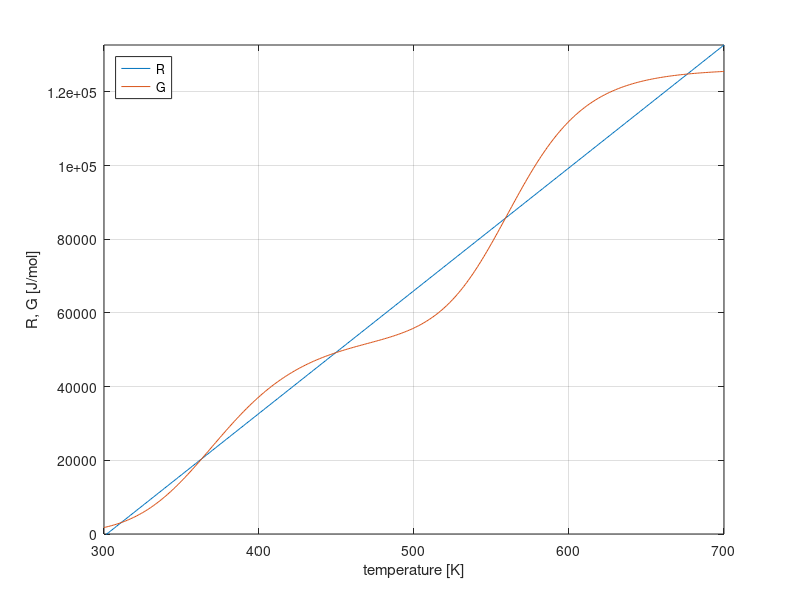
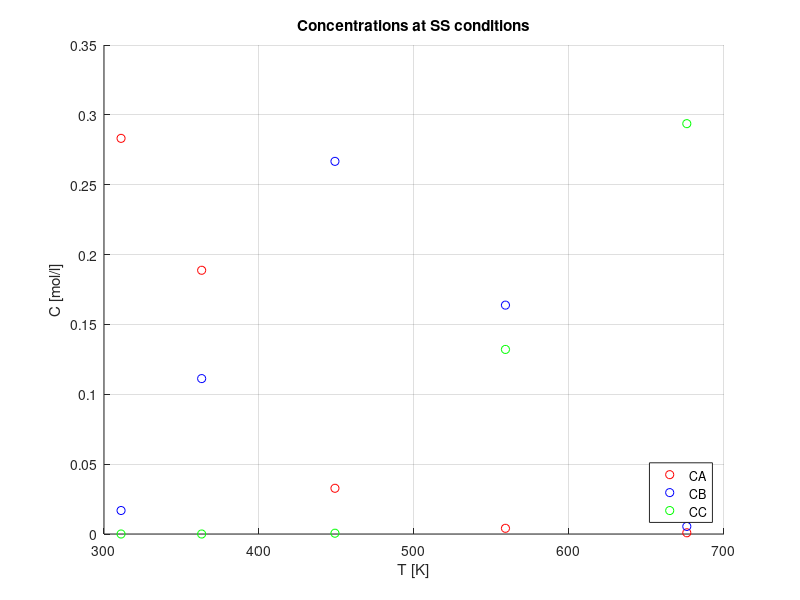

The MATLAB script that drew these images, in order: (Note: this script raises an error after producing the figures.)
clear variables; close all;

global A1 A2;
global E1 E2;
global DH1 DH2;
global tau Cp;
global V0 Q0 CA0 T0; 
global U A Text;

%% Input data

Cp = 200;       % specific heat [J/mol/K]
CA0 = 0.3;      % inlet concentration [mol/l]
T0 = 283;       % inlet temperature [K]
V0 = 10;        % volume [l]
Q0 = 1000;      % volumetric flow rate [l/min]

k1T1 = 3.30;    % kinetic constant k1@T1 [1/min]
k2T2 = 4.58;    % kinetic constant k2@T2 [1/min]
T1 = 300;       % temperature for k1T1 [K]
T2 = 500;       % temperature for k2T2 [K]
E1 = 9900;      % activation energy [cal/mol]
E2 = 27000;     % activation energy [cal/mol]
DH1 = -55000;   % reaction enthalpy [J/mol]
DH2 = -71500;   % reaction enthalpy [J/mol]

CpIn = Cp;      % specific heat [J/mol/K]
U = 4000;       % heat exchange coefficient [J/min/K/m2]
A = 10;         % exchange area [m2]
Text = 57+273;  % external fluid temperature [K]


%% Pre-processing of input data

% Calculation of reaction frequency factors
A1 = k1T1/exp(-E1/1.987/T1);    % [1/min]
A2 = k2T2/exp(-E2/1.987/T2);    % [1/min]

% Calculation of additional quantities
tau = V0/Q0;                        % residence time [min]
FA0 = CA0*Q0;                       % molar flow rate [mol/min]
kappa = U*A/FA0/CpIn;               % heat exchange
Tstar = (T0+kappa*Text)/(1+kappa);  % heat exchange

% Definition of temperature range
T = 300:1:700;  % [K]

% Kinetic constants as a function of T
k1 = A1*exp(-E1/1.987./T);  % [1/min]
k2 = A2*exp(-E2/1.987./T);  % [1/min]

% Concentrations as a function of T
CA = CA0./(1+k1*tau);           % [mol/l]
CB = CA.*k1*tau./(1+k2*tau);    % [mol/l]

% Reaction rates as a function of T
r1 = k1.*CA;    % [mol/l/min]
r2 = k2.*CB;    % [mol/l/min]


%% Calculation and plotting of R and G curves

% Removed and generated heats
R = CpIn*(1+kappa)*(T-Tstar);          % [J/mol]
G = -DH1*r1*V0/FA0 -DH2*r2*V0/FA0;     % [J/mol]

% Plot the lines to find the solution
figure;
plot(T,R,T,G);
legend('R', 'G', 'Location', 'NorthWest'); 
axis([300 700 0 inf]);
xlabel('temperature [K]'); ylabel('R, G [J/mol]');
grid on;

%% Numerically find the intersections
delta = abs(G-R);
TSS = zeros(1,5);
for i = 1:5
    [val,index] = min(delta);
    delta(index) = max(delta);
    TSS(i) = T(index);
end
[minval,index] = min(delta);

% Compute concentrations at the different SS temperatures
k1SS = A1.*exp(-E1./1.987./TSS); % [l/min]
k2SS = A2.*exp(-E2./1.987./TSS);
CASS = CA0./(1+k1SS.*tau);
CBSS = CASS.*k1SS.*tau./(1+k2SS.*tau);
CCSS = CBSS.*k2SS.*tau;

figure; hold on; grid on;
plot(TSS,CASS,'or');
plot(TSS,CBSS,'ob');
plot(TSS,CCSS,'og');
hold off; xlabel('T [K]'); ylabel('C [mol/l]');
legend('CA','CB','CC','Location','SouthEast');
title('Concentrations at SS conditions');


%% Part 2: solve the system with fsolve
%T_guess = T0;
%TSS_fsolve = fsolve(@heat_balance, T_guess);


%% Part 3: solve the system as an unsteady CSTR
% the function is the same, but you have to write it 
% as a function of time
tf = 12; % assume the final time as 12 minutes
[t,T_unsteady] = ode15s(@heat_balance_unsteady,[0 tf],[T0]);

figure; grid on;
plot(t,T_unsteady,'LineWidth',2)
title('Temperature Profile in the CSTR')
xlabel('time [min]'); ylabel('T [K]');

% Consider the fluctuation of T0 in time
[t_T0var,T_T0var] = ode15s(@heat_balance_unsteady_T0var,[0 tf],T0);
T0var = 283 + 70.*((5<t_T0var).*(t_T0var<6));

figure; grid on;
plot(t_T0var,T_T0var,t_T0var,T0var,'LineWidth',2)
title('Temperature Profile in the CSTR - inlet T fluctuation')
xlabel('time [min]'); ylabel('T [K]');
legend('T CSTR','T INLET','Location','NorthWest')


%% Non Linear Equation (Energy balance equation)
function Q = heat_balance(T)

    global A1 A2;
    global E1 E2;
    global DH1 DH2;
    global tau Cp;
    global V0 Q0 CA0 T0; 
    global U A Text;

    % Updating kinetic constants
    k1 = A1.*exp(-E1./1.987./T);    % [l/min]
    k2 = A2.*exp(-E2./1.987./T);    % [l/min]

    % Concentrations as a function of temperature
    tau = V0/Q0;                    % [min]
    CA = CA0./(1+k1.*tau);          % [mol/l]
    CB = CA.*k1.*tau./(1+k2.*tau);  % [mol/l]
    CC = CB.*k2.*tau;               % [mol/l]

    % Heat generated G and heat removed R
    r1 = k1.*CA;        % [mol/l/min]
    r2 = k2.*CB;        % [mol/l/min]
    FA0 = CA0*Q0;       % [mol/min]
    G = -V0.*(r1.*DH1+r2.*DH2)./FA0;     % [J/mol]
    R = -Cp.*(T0-T)-U.*A.*(Text-T)./FA0; % [J/mol]

    % Output function to be set to 0
    Q = G-R;
    
end


%% Unsteady balance equation
function dT = heat_balance_unsteady(t,T)

    global A1 A2;
    global E1 E2;
    global DH1 DH2;
    global tau Cp;
    global V0 Q0 CA0 T0; 
    global U A Text;
    
    % Updating kinetic constants
    k1 = A1.*exp(-E1./1.987./T);    % [l/min]
    k2 = A2.*exp(-E2./1.987./T);    % [l/min]

    % Concentrations as a function of temperature
    tau = V0/Q0;                    % [min]
    CA = CA0./(1+k1.*tau);          % [mol/l]
    CB = CA.*k1.*tau./(1+k2.*tau);  % [mol/l]
    CC = CB.*k2.*tau;               % [mol/l]

    % Heat generated G and the heat removed R
    r1 = k1.*CA;                % [mol/l/min]
    r2 = k2.*CB;                % [mol/l/min]
    FA0 = CA0*Q0;               % [mol/min]
    G = -V0.*(r1.*DH1+r2.*DH2)./FA0;        % [J/mol]
    R = -Cp.*(T0-T)-U.*A.*(Text-T)./FA0;    % [J/mol]

    % Output function to be set to 0
    dT = (G-R)./Cp;
    
end


%% Unsteady balance equation with disturbance
function dT = heat_balance_unsteady_T0var(t,T)

    global A1 A2;
    global E1 E2;
    global DH1 DH2;
    global tau Cp;
    global V0 Q0 CA0 T0; 
    global U A Text;

    % Disturbance
    T0 = 283 + 70.*((5<t).*(t<6));

    % Updating the kinetic constants
    k1 = A1.*exp(-E1./1.987./T);    % [l/min]
    k2 = A2.*exp(-E2./1.987./T);    % [l/min]

    % Concentrations as a function of temperature
    tau = V0/Q0;                    % [min]
    CA = CA0./(1+k1.*tau);          % [mol/l]
    CB = CA.*k1.*tau./(1+k2.*tau);  % [mol/l]
    CC = CB.*k2.*tau;               % [mol/l]

    % Heat generated G and the heat removed R
    r1 = k1.*CA;                            % [mol/l/min]
    r2 = k2.*CB;                            % [mol/l/min]
    FA0 = CA0*Q0;                           % [mol/min]
    G = -V0.*(r1.*DH1+r2.*DH2)./FA0;        % [J/mol]
    R = -Cp.*(T0-T)-U.*A.*(Text-T)./FA0;    % [J/mol]

    % Output function to be set to 0
    dT = (G-R)./Cp;
    
end
